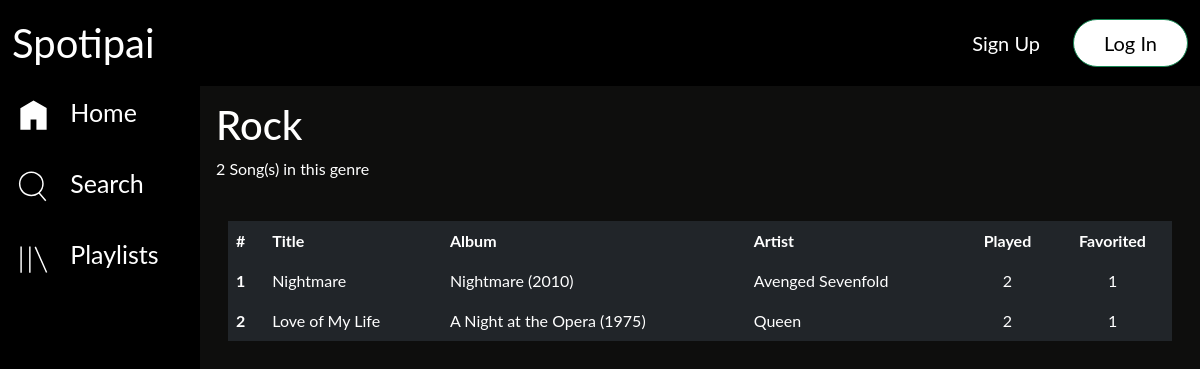
Screenshot of /genre_song.php?id_genre=3 with the database file from the repository.
### tables this page shows
CREATE TABLE `genre` (
  `id_genre` int(3) NOT NULL,
  `nama_genre` varchar(20) NOT NULL
);

CREATE TABLE `song` (
  `id_song` int(3) NOT NULL,
  `title` varchar(220) NOT NULL,
  `year` int(4) NOT NULL,
  `song_file` varchar(200) NOT NULL,
  `played` int(6) NOT NULL DEFAULT '0'
);

CREATE TABLE `album` (
  `id_album` int(3) NOT NULL,
  `id_artist` int(3) NOT NULL,
  `title` varchar(150) NOT NULL,
  `year` int(4) NOT NULL
);

CREATE TABLE `artist` (
  `id_artist` int(3) NOT NULL,
  `nama_artist` varchar(50) NOT NULL,
  `artist_image` varchar(200) NOT NULL,
  `about` text NOT NULL
);

### genre_song.php (the view, shortened to what this page needs)
<?php
	include 'koneksi.php';
	$id_genre = $_GET['id_genre'];
	$datagenre = $koneksi->query("SELECT nama_genre FROM genre WHERE id_genre = '$id_genre'")->fetch_assoc();
	$query = $koneksi->query("SELECT s.id_song, s.title, s.played, al.id_album, al.title AS jalbum, al.year FROM song s JOIN song_genre sg ON s.id_song = sg.id_song LEFT JOIN song_album sal ON s.id_song = sal.id_song LEFT JOIN album al ON sal.id_album = al.id_album WHERE sg.id_genre = '$id_genre'");
?>
<!DOCTYPE html>
<html>
	<head>
			<link rel="stylesheet" type="text/css" href="style.css">
	</head>
	<body style="background-color: #0e0e0d">
		<?php
		include 'header.php';
		include 'sidebar.php';
		?>
		<div class="content">
			<h1 style="color: white; margin-top: 70px;"><?= $datagenre['nama_genre'] ?></h1>
			<p style="color: white;"><?= number_format($query->num_rows) ?> Song(s) in this genre</p>
			<br>
			<div class="container">
				<table class="table table-dark table-hover table-borderless">
					<thead>
						<tr>
							<th scope="col">#</th>
							<th scope="col">Title</th>
							<th scope="col">Album</th>
							<th scope="col">Artist</th>
							<th style="text-align: center;" scope="col">Played</th>
							<th style="text-align: center;" scope="col">Favorited</th>
						</tr>
					</thead>
					<tbody>
					<?php
						$no = 1;
						while ($lagu = $query->fetch_assoc()) {
							$countfav = $koneksi->query("SELECT id_user_fav_song FROM user_fav_song WHERE id_song = '$lagu[id_song]'");
					?>
						<tr>
							<th scope="row"><?= $no ?></th>
							<td><a href="play.php?id=<?= $lagu['id_song'] ?>"><?= $lagu['title'] ?></a></td>
							<td><?php if ($lagu['id_album'] == NULL ) {echo "Single";} else {echo "<a href='album_song.php?id_album=".$lagu['id_album']."'>".$lagu['jalbum']." (".$lagu['year'].")</a>";} ?></td>
							<td>
								<?php
									$queryartis = "SELECT a.id_artist, a.nama_artist FROM song s JOIN song_artist sa
													ON s.id_song = sa.id_song AND s.id_song = '$lagu[id_song]' JOIN artist a
													WHERE sa.id_artist = a.id_artist";
									$ambilartis = $koneksi->query($queryartis);
									while ($artis = $ambilartis->fetch_assoc()) {
								?>
									<a href="about_artist.php?id_artist=<?= $artis['id_artist'] ?>"><?= $artis['nama_artist'] ?></a> <br>
								<?php } ?>
							</td>
							<td style="text-align: center;"><?= number_format($lagu['played']) ?></td>
							<td style="text-align: center;"><?= number_format($countfav->num_rows) ?></td>
						</tr>
					<?php
						$no++;
						}
					?>
					</tbody>
				</table>
			</div>
		</div>
	</body>
</html>

### style.css (style rules this page uses)
body { background-color: #0e0e0d; }
.content { margin-top: 30px; }

### genre_song.php (style rules this page uses)
a { text-decoration: none; color: inherit; }

### sidebar.php (style rules this page uses)
body { margin: 0; font-family: "Lato", sans-serif; }
div.content { margin-left: 200px; padding: 1px 16px; height: 1000px; }

### rows the page displays
genre: nama_genre "Rock"
song: title "Nightmare", album.title "Nightmare", album.year "2010", played "2", num_rows "1"
artist: nama_artist "Avenged Sevenfold"
song: title "Love of My Life", album.title "A Night at the Opera", album.year "1975", played "2", num_rows "1"
artist: nama_artist "Queen"

### other values shown
$query->num_rows "2"
